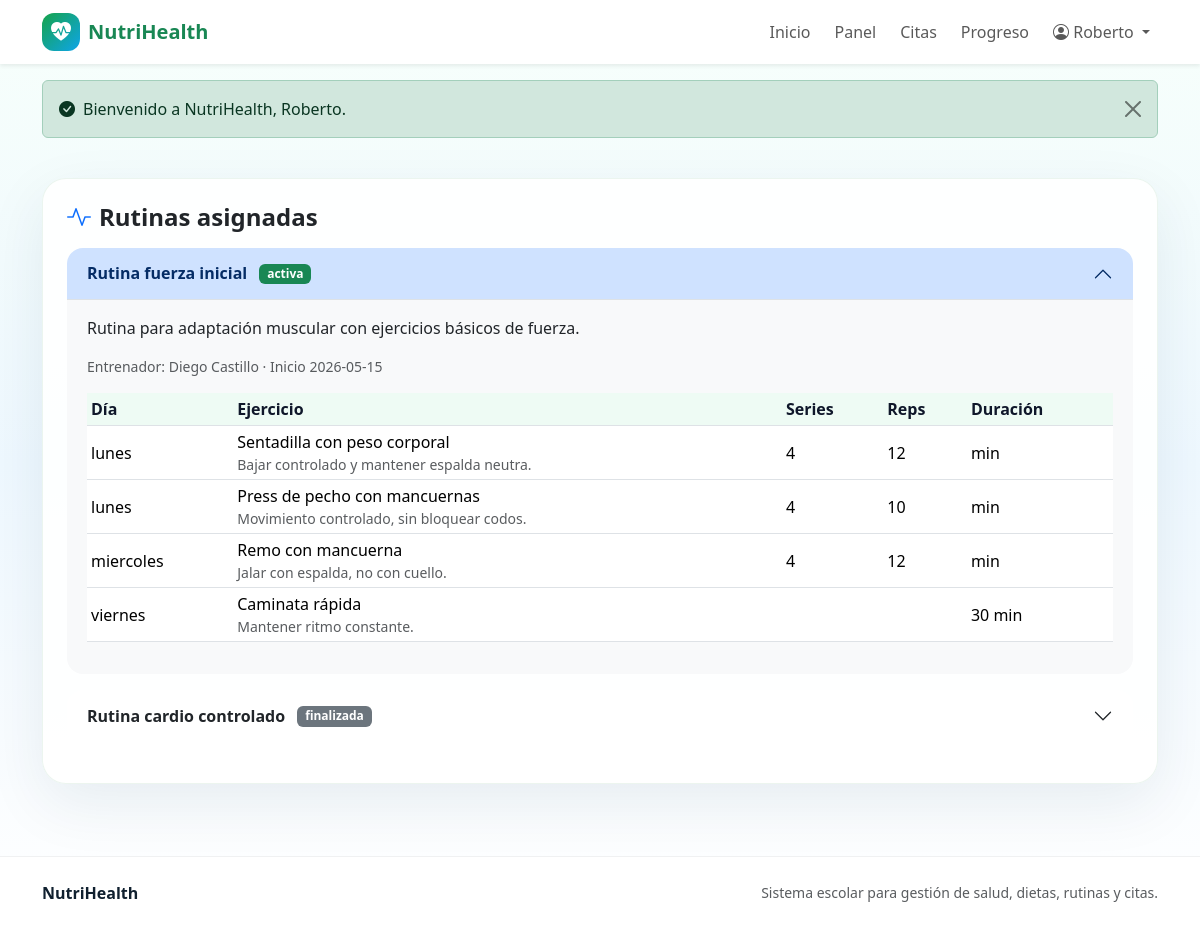
Page /pages/paciente/rutina.php (signed in) on the committed database.
### tables this page shows
CREATE TABLE rutinas_pacientes (
    id INT AUTO_INCREMENT PRIMARY KEY,
    paciente_id INT NOT NULL,
    rutina_id INT NOT NULL,
    fecha_inicio DATE,
    fecha_fin DATE,
    estado ENUM('activa', 'finalizada', 'cancelada') DEFAULT 'activa',

    FOREIGN KEY (paciente_id) REFERENCES personas(id),
    FOREIGN KEY (rutina_id) REFERENCES rutinas(id)
);

CREATE TABLE rutinas (
    id INT AUTO_INCREMENT PRIMARY KEY,
    nombre VARCHAR(100) NOT NULL,
    descripcion TEXT,
    entrenador_id INT NOT NULL,
    fecha_creacion DATETIME DEFAULT CURRENT_TIMESTAMP,

    FOREIGN KEY (entrenador_id) REFERENCES personas(id)
);

CREATE TABLE personas (
    id INT AUTO_INCREMENT PRIMARY KEY,
    nombre VARCHAR(100) NOT NULL,
    apellido_paterno VARCHAR(100),
    apellido_materno VARCHAR(100),
    fecha_nacimiento DATE,
    sexo ENUM('Masculino', 'Femenino', 'Otro'),
    telefono VARCHAR(20),
    email VARCHAR(100) UNIQUE NOT NULL,
    direccion TEXT,
    usuario VARCHAR(50) UNIQUE NOT NULL,
    password_hash VARCHAR(255) NOT NULL,
    rol ENUM('paciente', 'nutriologo', 'entrenador') NOT NULL,
    activo BOOLEAN DEFAULT TRUE,
    fecha_registro DATETIME DEFAULT CURRENT_TIMESTAMP
);

CREATE TABLE rutina_ejercicios (
    id INT AUTO_INCREMENT PRIMARY KEY,
    rutina_id INT NOT NULL,
    dia_semana ENUM('lunes','martes','miercoles','jueves','viernes','sabado','domingo') NOT NULL,
    nombre_ejercicio VARCHAR(100) NOT NULL,
    descripcion TEXT,
    series INT,
    repeticiones INT,
    duracion_minutos INT,
    descanso_segundos INT,
    link_video VARCHAR(255),

    FOREIGN KEY (rutina_id) REFERENCES rutinas(id)
);

### config/database.php (called while the page is built, shortened)
<?php
function db(): PDO
{
    static $pdo = null;
    if ($pdo === null) {
        $host = 'localhost';
        $database = 'sitio_salud';
        $user = 'root';
        $password = '';
        $charset = 'utf8mb4';
        $dsn = "mysql:host={$host};dbname={$database};charset={$charset}";
        $options = [
            PDO::ATTR_ERRMODE => PDO::ERRMODE_EXCEPTION,
            PDO::ATTR_DEFAULT_FETCH_MODE => PDO::FETCH_ASSOC,
            PDO::ATTR_EMULATE_PREPARES => false,
        ];
        $pdo = new PDO($dsn, $user, $password, $options);
    }
    return $pdo;
}

### includes/functions.php (called while the page is built, shortened)
<?php
require_once __DIR__ . '/../config/database.php';
function e(?string $value): string
{
    return htmlspecialchars($value ?? '', ENT_QUOTES, 'UTF-8');
}

### pages/paciente/rutina.php (the view, shortened to what this page needs)
<?php
require_once __DIR__ . '/../../includes/functions.php';
$user = current_user();
$stmt = db()->prepare("SELECT rp.*, r.nombre, r.descripcion, p.nombre AS entrenador_nombre, p.apellido_paterno AS entrenador_apellido
    FROM rutinas_pacientes rp
    INNER JOIN rutinas r ON r.id = rp.rutina_id
    INNER JOIN personas p ON p.id = r.entrenador_id
    WHERE rp.paciente_id = ?
    ORDER BY rp.estado = 'activa' DESC, rp.fecha_inicio DESC");
$stmt->execute([$user['id']]);
$rutinas = $stmt->fetchAll();
require __DIR__ . '/../../includes/header.php';
?>
<section class="container py-4">
    <div class="card card-soft p-4">
        <h1 class="h4 fw-bold mb-3"><i class="bi bi-activity text-primary me-2"></i>Rutinas asignadas</h1>
        <?php if (!$rutinas): ?>
            <p class="text-muted mb-0">Aún no tienes una rutina asignada.</p>
        <?php else: ?>
            <div class="accordion" id="rutinasAccordion">
                <?php foreach ($rutinas as $index => $r): ?>
                    <?php
                    $ex = db()->prepare('SELECT * FROM rutina_ejercicios WHERE rutina_id = ? ORDER BY FIELD(dia_semana, "lunes","martes","miercoles","jueves","viernes","sabado","domingo"), id');
                    $ex->execute([$r['rutina_id']]);
                    $ejercicios = $ex->fetchAll();
                    ?>
                    <div class="accordion-item border-0 mb-3 rounded-4 overflow-hidden">
                        <h2 class="accordion-header">
                            <button class="accordion-button <?= $index > 0 ? 'collapsed' : '' ?>" type="button" data-bs-toggle="collapse" data-bs-target="#rutina<?= (int)$r['id'] ?>">
                                <strong><?= e($r['nombre']) ?></strong>&nbsp; <span class="badge text-bg-<?= $r['estado'] === 'activa' ? 'success' : 'secondary' ?> ms-2"><?= e($r['estado']) ?></span>
                            </button>
                        </h2>
                        <div id="rutina<?= (int)$r['id'] ?>" class="accordion-collapse collapse <?= $index === 0 ? 'show' : '' ?>" data-bs-parent="#rutinasAccordion">
                            <div class="accordion-body bg-light">
                                <p><?= nl2br(e($r['descripcion'])) ?></p>
                                <div class="small text-muted mb-3">Entrenador: <?= e($r['entrenador_nombre'] . ' ' . $r['entrenador_apellido']) ?> · Inicio <?= e($r['fecha_inicio']) ?></div>
                                <?php if (!$ejercicios): ?>
                                    <p class="text-muted">Esta rutina aún no tiene ejercicios capturados.</p>
                                <?php else: ?>
                                    <div class="table-responsive">
                                        <table class="table table-sm align-middle">
                                            <thead><tr><th>Día</th><th>Ejercicio</th><th>Series</th><th>Reps</th><th>Duración</th></tr></thead>
                                            <tbody>
                                                <?php foreach ($ejercicios as $ejer): ?>
                                                    <tr>
                                                        <td><?= e($ejer['dia_semana']) ?></td>
                                                        <td><?= e($ejer['nombre_ejercicio']) ?><div class="small text-muted"><?= e($ejer['descripcion']) ?></div></td>
                                                        <td><?= e($ejer['series']) ?></td>
                                                        <td><?= e($ejer['repeticiones']) ?></td>
                                                        <td><?= e($ejer['duracion_minutos']) ?> min</td>
                                                    </tr>
                                                <?php endforeach; ?>
                                            </tbody>
                                        </table>
                                    </div>
                                <?php endif; ?>
                            </div>
                        </div>
                    </div>
                <?php endforeach; ?>
            </div>
        <?php endif; ?>
    </div>
</section>
<?php require __DIR__ . '/../../includes/footer.php'; ?>

### assets/css/style.css (style rules this page uses)
:root { --nh-green: #16a34a; --nh-green-dark: #0f7a37; --nh-blue: #0ea5e9; --nh-blue-dark: #0369a1; --nh-soft: #f4fbf7; --nh-text: #10202f; }
body { min-height: 100vh; background: linear-gradient(180deg, #f7fffb 0%, #eef8ff 50%, #ffffff 100%); color: var(--nh-text); }
.card-soft { background: rgba(255, 255, 255, .88); border: 1px solid rgba(15, 122, 55, .08); box-shadow: 0 20px 60px rgba(2, 47, 74, .08); border-radius: 24px; }
.table thead th { color: #0f172a; background: #eefbf4; }

### rows in the picture
rutinas_pacientes: rutina.nombre "Rutina fuerza inicial", estado "activa", rutina.descripcion "Rutina para adaptación muscular con ejercicios básicos de fuerza.", personas.nombre+apellido_paterno "Diego Castillo", fecha_inicio "2026-05-15"
rutina_ejercicios: dia_semana "lunes", nombre_ejercicio "Sentadilla con peso corporal", descripcion "Bajar controlado y mantener espalda neutra.", series "4", repeticiones "12"
rutina_ejercicios: dia_semana "lunes", nombre_ejercicio "Press de pecho con mancuernas", descripcion "Movimiento controlado, sin bloquear codos.", series "4", repeticiones "10"
rutina_ejercicios: dia_semana "miercoles", nombre_ejercicio "Remo con mancuerna", descripcion "Jalar con espalda, no con cuello.", series "4", repeticiones "12"
rutina_ejercicios: dia_semana "viernes", nombre_ejercicio "Caminata rápida", descripcion "Mantener ritmo constante.", duracion_minutos "30"
rutinas_pacientes: rutina.nombre "Rutina cardio controlado", estado "finalizada"

### other values in the picture
$user['nombre'] "Roberto"
$message "Bienvenido a NutriHealth, Roberto."
